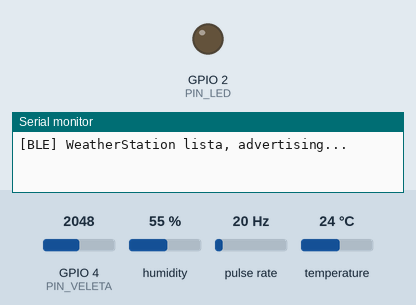
Recording of a sketch running on a simulated ESP32. Parts: output pins drawn as LEDs (lit = HIGH), the last lines printed to the serial monitor. Wiring (inferred from the names in the program): pulse sensor: data GPIO 26. Dashed ring = blinking. The test bench sets the inputs (shaded band); at power-on: GPIO 4 (PIN_VELETA) = 2048, humidity 55 %, pulse rate 20 Hz, temperature 24 °C. Nothing arrives over Bluetooth unless stated; a phone connects over Bluetooth LE 3 s after start.

Above: at 1.2 s.
1.3 s: GPIO 4 (PIN_VELETA) set to 2540
At 3.1 s:
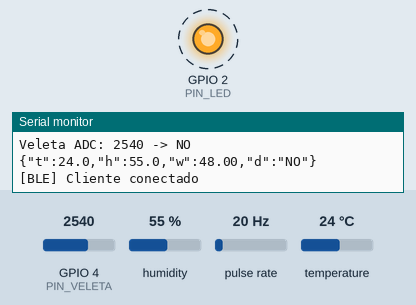
5.7 s: GPIO 4 (PIN_VELETA) set to 2644
Timing chart, 0 to 15.2 s (numbered marks = the images above; inputs shaded):
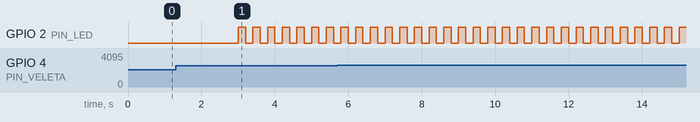

The sketch:

WeatherStation.ino
```cpp
/*
  ESTACIÓN METEOROLÓGICA ESP32 + BLE
  DHT22 + Anemómetro + Veleta

  Pines (NO modificados):
    DHT22      -> GPIO21
    Anemómetro -> GPIO26
    Veleta     -> GPIO4
    LED ESP32  -> GPIO2

  Librerías (instalar desde Library Manager):
    - NimBLE-Arduino (h2zero)
    - DHT sensor library (Adafruit)
    - Adafruit Unified Sensor

  Board: "ESP32 Dev Module"  (Tools → Board → esp32 → ESP32 Dev Module)
*/

#include <NimBLEDevice.h>
#include <DHT.h>
#include "esp_timer.h"

// ---------------- PINES ----------------
#define PIN_DHT        21
#define PIN_ANEMO      26
#define PIN_VELETA     4
#define PIN_LED        2

#define DHT_TYPE DHT22

// ---------------- BLE ----------------
#define SERVICE_UUID        "12340000-1234-1234-1234-123456789abc"
#define CHARACTERISTIC_UUID "12340001-1234-1234-1234-123456789abc"

// ---------------- TIEMPOS ----------------
#define INTERVALO_MS 2000UL
#define DEBOUNCE_US  5000UL
#define BLINK_MS      200UL

// ---------------- OBJETOS ----------------
DHT dht(PIN_DHT, DHT_TYPE);
NimBLECharacteristic *pCharacteristic = nullptr;

// ---------------- VARIABLES ----------------
volatile uint32_t pulsos = 0;
volatile uint64_t ultimoPulso_us = 0;

bool clienteConectado = false;

uint32_t tiempoAnterior = 0;
uint32_t ultimoBlink = 0;
bool ledState = false;

// ---------------------------------------------------
// Conversión analógica de la veleta a dirección
// ---------------------------------------------------
const char *leerDireccionViento(int valor)
{
  if (valor < 150)   return "N";
  if (valor < 350)   return "NE";
  if (valor < 550)   return "E";
  if (valor < 800)   return "SE";
  if (valor < 1100)  return "S";
  if (valor < 1500)  return "SO";
  if (valor < 2000)  return "O";
  if (valor < 2600)  return "NO";
  return "N";
}

// ---------------------------------------------------
// Interrupción del anemómetro
// ---------------------------------------------------
void IRAM_ATTR onPulsoAnemo()
{
  uint64_t ahora = esp_timer_get_time();
  if ((ahora - ultimoPulso_us) >= DEBOUNCE_US)
  {
    pulsos++;
    ultimoPulso_us = ahora;
  }
}

// ---------------------------------------------------
// Callbacks BLE
// ---------------------------------------------------
class ServerCallbacks : public NimBLEServerCallbacks
{
  void onConnect(NimBLEServer *server) override
  {
    clienteConectado = true;
    Serial.println("[BLE] Cliente conectado");
  }

  void onDisconnect(NimBLEServer *server) override
  {
    clienteConectado = false;
    digitalWrite(PIN_LED, LOW);
    Serial.println("[BLE] Cliente desconectado");
    NimBLEDevice::startAdvertising();
  }
};

// ---------------------------------------------------
// SETUP
// ---------------------------------------------------
void setup()
{
  Serial.begin(115200);

  dht.begin();

  pinMode(PIN_LED, OUTPUT);
  digitalWrite(PIN_LED, LOW);

  pinMode(PIN_ANEMO, INPUT_PULLUP);
  attachInterrupt(digitalPinToInterrupt(PIN_ANEMO), onPulsoAnemo, FALLING);

  NimBLEDevice::init("WeatherStation");
  NimBLEDevice::setMTU(512);

  NimBLEServer *pServer = NimBLEDevice::createServer();
  pServer->setCallbacks(new ServerCallbacks());

  NimBLEService *pService = pServer->createService(SERVICE_UUID);

  pCharacteristic = pService->createCharacteristic(
      CHARACTERISTIC_UUID,
      NIMBLE_PROPERTY::READ |
      NIMBLE_PROPERTY::NOTIFY);

  pService->start();

  // Agregar el service UUID al advertising para que la app pueda filtrar por él
  NimBLEAdvertising *pAdvertising = NimBLEDevice::getAdvertising();
  pAdvertising->addServiceUUID(SERVICE_UUID);
  pAdvertising->start();

  Serial.println("[BLE] WeatherStation lista, advertising...");

  tiempoAnterior = millis();
}

// ---------------------------------------------------
// LOOP
// ---------------------------------------------------
void loop()
{
  uint32_t ahora = millis();

  if (clienteConectado && ahora - ultimoBlink >= BLINK_MS)
  {
    ultimoBlink = ahora;
    ledState = !ledState;
    digitalWrite(PIN_LED, ledState);
  }

  if (ahora - tiempoAnterior >= INTERVALO_MS)
  {
    uint32_t intervalo = ahora - tiempoAnterior;
    tiempoAnterior = ahora;

    noInterrupts();
    uint32_t p = pulsos;
    pulsos = 0;
    interrupts();

    float tiempoSeg = intervalo / 1000.0f;
    float velocidad = (p / tiempoSeg) * 2.4f;

    float temperatura = dht.readTemperature();
    float humedad = dht.readHumidity();
    const char *direccion = leerDireccionViento(analogRead(PIN_VELETA));

    char payload[100];
    if (isnan(temperatura) || isnan(humedad))
    {
      snprintf(payload, sizeof(payload),
               "{\"t\":null,\"h\":null,\"w\":%.2f,\"d\":\"%s\"}",
               velocidad, direccion);
    }
    else
    {
      snprintf(payload, sizeof(payload),
               "{\"t\":%.1f,\"h\":%.1f,\"w\":%.2f,\"d\":\"%s\"}",
               temperatura, humedad, velocidad, direccion);
    }

    Serial.print("Temp: "); Serial.print(temperatura); Serial.println(" °C");
    Serial.print("Humedad: "); Serial.print(humedad); Serial.println(" %");
    Serial.print("Velocidad: "); Serial.print(velocidad); Serial.println(" km/h");
    Serial.print("Veleta ADC: "); Serial.print(analogRead(PIN_VELETA));
    Serial.print(" -> "); Serial.println(direccion);
    Serial.println(payload);

    if (pCharacteristic != nullptr)
    {
      pCharacteristic->setValue(payload);
      pCharacteristic->notify();
    }
  }
}
```

Measured:
- by itself, GPIO 2 (PIN_LED): alternates HIGH for 0.20 s and LOW for 0.20 s
